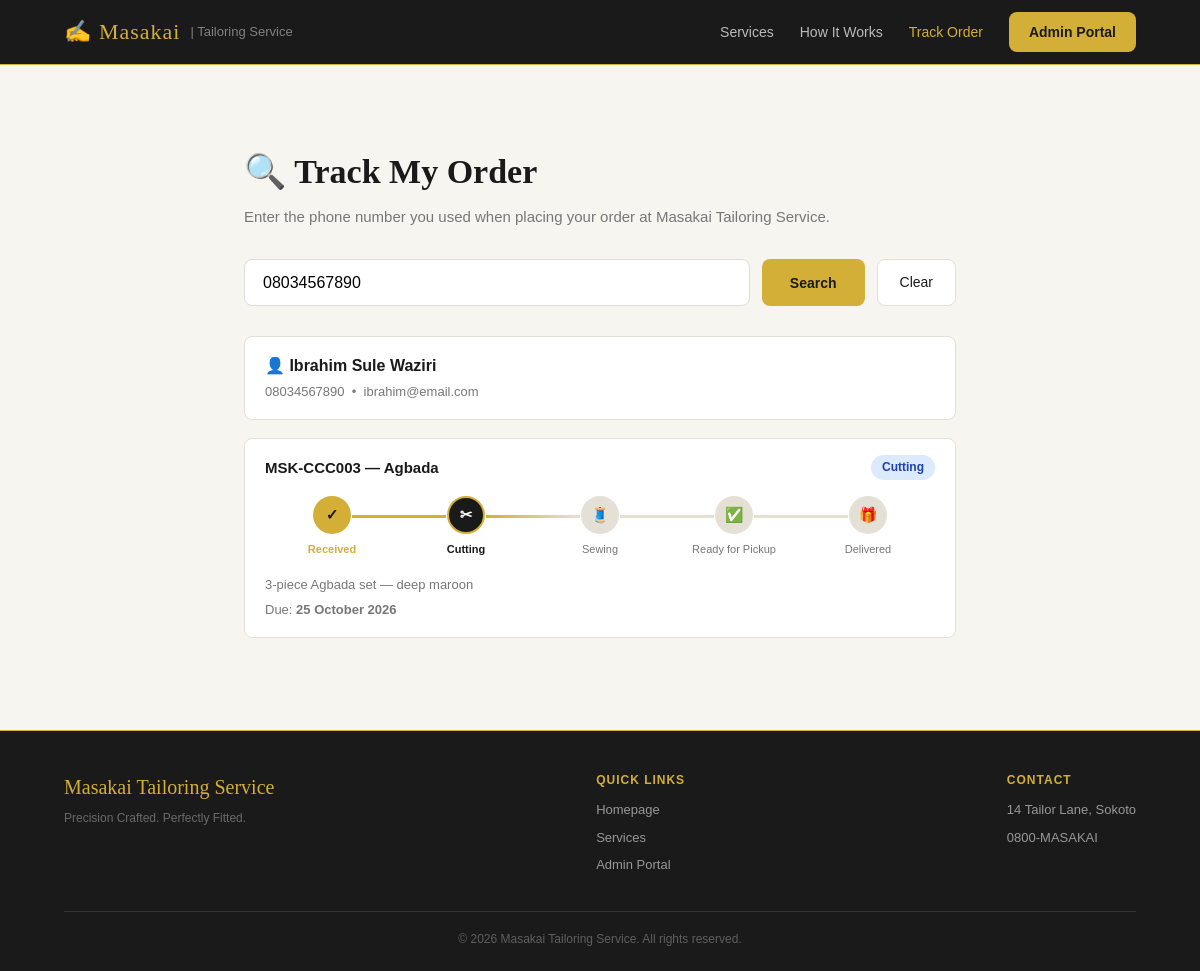
The page /track_status.php?phone=08034567890 on the database its author committed.
### tables this page shows
CREATE TABLE IF NOT EXISTS `clients` (
  `id`         INT UNSIGNED NOT NULL AUTO_INCREMENT,
  `name`       VARCHAR(255) NOT NULL,
  `phone`      VARCHAR(30)  NOT NULL UNIQUE,
  `email`      VARCHAR(255)          DEFAULT NULL,
  `address`    TEXT                  DEFAULT NULL,
  `created_at` DATETIME     NOT NULL DEFAULT CURRENT_TIMESTAMP,
  `updated_at` DATETIME     NOT NULL DEFAULT CURRENT_TIMESTAMP ON UPDATE CURRENT_TIMESTAMP,
  PRIMARY KEY (`id`),
  KEY `idx_phone` (`phone`)
);

CREATE TABLE IF NOT EXISTS `orders` (
  `id`            INT UNSIGNED NOT NULL AUTO_INCREMENT,
  `order_id`      VARCHAR(20)  NOT NULL UNIQUE,
  `client_id`     INT UNSIGNED NOT NULL,
  `service_type`  ENUM('babban_riga','agbada','kaftan','slim_fit','custom_suit','bridal','alterations','casual_wear','other')
                               NOT NULL DEFAULT 'other',
  `description`   TEXT                  DEFAULT NULL,
  `status`        ENUM('received','cutting','sewing','ready_for_pickup','delivered')
                               NOT NULL DEFAULT 'received',
  `due_date`      DATE                  DEFAULT NULL,
  `price`         DECIMAL(12,2) NOT NULL DEFAULT 0.00,
  `deposit_paid`  DECIMAL(12,2) NOT NULL DEFAULT 0.00,
  `notes`         TEXT                  DEFAULT NULL,
  `created_at`    DATETIME      NOT NULL DEFAULT CURRENT_TIMESTAMP,
  `updated_at`    DATETIME      NOT NULL DEFAULT CURRENT_TIMESTAMP ON UPDATE CURRENT_TIMESTAMP,
  PRIMARY KEY (`id`),
  KEY `idx_status` (`status`),
  CONSTRAINT `fk_order_client` FOREIGN KEY (`client_id`) REFERENCES `clients` (`id`) ON DELETE CASCADE
);

### track_status.php (the view, shortened to what this page needs)
<?php
require_once __DIR__ . '/includes/functions.php';
$tracking   = null;
$searched   = false;
if (isset($_GET['phone']) && $_GET['phone'] !== '') {
    $searched = true;
    $client   = msk_get_client_by_phone($_GET['phone']);
    if ($client) {
        $orders   = msk_get_client_orders((int)$client['id']);
        $hasReady = !empty(array_filter($orders, fn($o) => $o['status'] === 'ready_for_pickup'));
        $tracking = compact('client', 'orders', 'hasReady');
    } else {
        $trackError = 'No account found for that phone number. Please check and try again, or contact us at 0800-MASAKAI.';
    }
}
?>
<!DOCTYPE html>
<html lang="en">
<head>
<link rel="stylesheet" href="assets/css/style.css">
</head>
<body>
<nav class="navbar">
  <div class="container nav-inner">
    <a href="index.php" class="nav-brand">&#9997; Masakai <small>| Tailoring Service</small></a>
    <div class="nav-links">
      <a href="index.php#services">Services</a>
      <a href="index.php#how-it-works">How It Works</a>
      <a href="track_status.php" style="color:var(--gold)">Track Order</a>
      <a href="login.php" class="nav-cta">Admin Portal</a>
    </div>
  </div>
</nav>
<section class="section">
  <div class="container" style="max-width:760px">
    <h2 class="sec-title" style="text-align:left;margin-bottom:6px">&#128269; Track My Order</h2>
    <p class="sec-sub" style="text-align:left;margin-bottom:30px">Enter the phone number you used when placing your order at Masakai Tailoring Service.</p>
    <form method="GET" style="display:flex;gap:12px;margin-bottom:30px;flex-wrap:wrap">
      <input type="tel" name="phone" placeholder="e.g. 08012345678" required
             value="<?= msk_e($_GET['phone'] ?? '') ?>"
             style="flex:1;min-width:220px;padding:13px 18px;border:1px solid #ddd;border-radius:8px;
                    font-size:16px;font-family:sans-serif;outline:none;transition:border-color .2s"
             onfocus="this.style.borderColor='#D4AF37'" onblur="this.style.borderColor='#ddd'">
      <button type="submit" class="btn-gold">Search</button>
      <?php if ($searched): ?>
        <a href="track_status.php" class="btn-ghost">Clear</a>
      <?php endif; ?>
    </form>
    <?php if ($tracking): ?>
      <div style="background:#fff;border:1px solid #e5e0d5;border-radius:8px;padding:16px 20px;margin-bottom:18px;font-family:sans-serif">
        <div style="font-size:16px;font-weight:700;margin-bottom:4px">&#128100; <?= msk_e($tracking['client']['name']) ?></div>
        <div style="font-size:13px;color:#777">
          <?= msk_e($tracking['client']['phone']) ?>
          <?php if ($tracking['client']['email']): ?>
            &nbsp;&bull;&nbsp; <?= msk_e($tracking['client']['email']) ?>
          <?php endif; ?>
        </div>
      </div>
      <?php if (empty($tracking['orders'])): ?>
        <p style="text-align:center;color:#777;font-family:sans-serif;padding:40px 0">No orders found on your account yet.</p>
      <?php else: ?>
        <?php foreach ($tracking['orders'] as $o): ?>
        <div class="order-card <?= $o['status'] === 'ready_for_pickup' ? 'is-ready' : '' ?>">
          <div class="order-card-head">
            <strong><?= msk_e($o['order_id']) ?> &mdash; <?= msk_service_label($o['service_type']) ?></strong>
            <?= msk_badge($o['status']) ?>
          </div>
          <?php if (!in_array($o['status'], ['delivered'])): ?>
            <?= msk_progress_steps($o['status']) ?>
          <?php endif; ?>
          <div class="order-card-body" style="margin-top:8px">
            <?php if ($o['description']): ?><div><?= msk_e($o['description']) ?></div><?php endif; ?>
            <?php if ($o['due_date']): ?>
              <div style="margin-top:4px">
                Due: <strong><?= date('d F Y', strtotime($o['due_date'])) ?></strong>
              </div>
            <?php endif; ?>
          </div>
        </div>
        <?php endforeach; ?>
      <?php endif; ?>
    <?php endif; ?>
  </div>
</section>
<footer class="footer">
  <div class="container">
    <div class="footer-inner">
      <div>
        <div class="footer-brand">Masakai Tailoring Service</div>
        <div class="footer-tag">Precision Crafted. Perfectly Fitted.</div>
      </div>
      <div class="footer-col">
        <h4>Quick Links</h4>
        <a href="index.php">Homepage</a>
        <a href="index.php#services">Services</a>
        <a href="login.php">Admin Portal</a>
      </div>
      <div class="footer-col">
        <h4>Contact</h4>
        <a href="#">14 Tailor Lane, Sokoto</a>
        <a href="tel:08000000000">0800-MASAKAI</a>
      </div>
    </div>
    <div class="footer-bottom">&copy; <?= date('Y') ?> Masakai Tailoring Service. All rights reserved.</div>
  </div>
</footer>
</body>
</html>

### functions.php (shortened to what this page needs)
<?php
function msk_status_label(string $s): string {
    return ['received'=>'Received','cutting'=>'Cutting','sewing'=>'Sewing',
            'ready_for_pickup'=>'Ready for Pickup','delivered'=>'Delivered'][$s] ?? ucfirst($s);
}
function msk_service_label(string $s): string {
    return ['babban_riga'=>'Babban Riga','agbada'=>'Agbada','kaftan'=>'Kaftan',
            'slim_fit'=>'Slim Fit Suit','custom_suit'=>'Custom Suit','bridal'=>'Bridal Gown',
            'alterations'=>'Alterations','casual_wear'=>'Casual Wear','other'=>'Other'][$s] ?? ucfirst($s);
}
function msk_badge(string $status): string {
    $map = ['received'=>'badge-received','cutting'=>'badge-cutting','sewing'=>'badge-sewing',
            'ready_for_pickup'=>'badge-ready','delivered'=>'badge-delivered'];
    $cls = $map[$status] ?? 'badge-received';
    return '<span class="badge ' . $cls . '">' . msk_status_label($status) . '</span>';
}
function msk_e(string $v): string {
    return htmlspecialchars($v, ENT_QUOTES, 'UTF-8');
}
function msk_s(string $v): string {
    global $conn;
    return $conn->real_escape_string(trim($v));
}
function msk_get_client_by_phone(string $phone): ?array {
    global $conn;
    $p = msk_s($phone);
    $r = $conn->query("SELECT * FROM clients WHERE phone='$p' LIMIT 1");
    return ($r && $r->num_rows) ? $r->fetch_assoc() : null;
}
function msk_get_client_orders(int $clientId): array {
    global $conn;
    $r = $conn->query("SELECT * FROM orders WHERE client_id=$clientId ORDER BY created_at DESC");
    return ($r) ? $r->fetch_all(MYSQLI_ASSOC) : [];
}
function msk_progress_steps(string $status): string {
    $steps = [
        ['key'=>'received',         'icon'=>'📥', 'label'=>'Received'],
        ['key'=>'cutting',          'icon'=>'✂',  'label'=>'Cutting'],
        ['key'=>'sewing',           'icon'=>'🧵', 'label'=>'Sewing'],
        ['key'=>'ready_for_pickup', 'icon'=>'✅', 'label'=>'Ready for Pickup'],
        ['key'=>'delivered',        'icon'=>'🎁', 'label'=>'Delivered'],
    ];
    $order = ['received'=>0,'cutting'=>1,'sewing'=>2,'ready_for_pickup'=>3,'delivered'=>4];
    $cur   = $order[$status] ?? -1;
    $html  = '<div class="progress-tracker">';
    foreach ($steps as $i => $step) {
        $stepOrder = $order[$step['key']];
        if ($cur > $stepOrder)       $cls = 'done';
        elseif ($cur === $stepOrder) $cls = 'active';
        else                         $cls = '';
        $icon = ($cur > $stepOrder) ? '✓' : $step['icon'];
        $html .= '<div class="prog-step ' . $cls . '">'
               . '<div class="prog-dot">' . $icon . '</div>'
               . '<div class="prog-label">' . $step['label'] . '</div>'
               . '</div>';
    }
    return $html . '</div>';
}

### rows shown on the page
clients: name "Ibrahim Sule Waziri", phone "08034567890", email "ibrahim@email.com"
orders: order "MSK-CCC003", service_type "Agbada", status "Cutting", status "✓", label "Received", status "✂", label "Cutting", status "🧵", label "Sewing", status "✅", label "Ready for Pickup", status "🎁", label "Delivered", description "3-piece Agbada set — deep maroon", due_date "25 October 2026"
